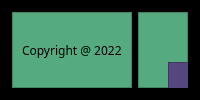
                   <widget class="QFrame" name="frame_23">
                    <property name="styleSheet">
                     <string notr="true">background-color: rgb(0, 0, 0);</string>
                    </property>
                    <property name="frameShape">
                     <enum>QFrame::StyledPanel</enum>
                    </property>
                    <property name="frameShadow">
                     <enum>QFrame::Raised</enum>
                    </property>
                    <layout class="QHBoxLayout" name="horizontalLayout_29">
                     <item>
                      <widget class="QFrame" name="frame_27">
                       <property name="styleSheet">
                        <string notr="true">background-color: rgb(85, 170, 127);</string>
                       </property>
                       <property name="frameShape">
                        <enum>QFrame::StyledPanel</enum>
                       </property>
                       <property name="frameShadow">
                        <enum>QFrame::Raised</enum>
                       </property>
                       <layout class="QVBoxLayout" name="verticalLayout_23">
                        <item>
                         <widget class="QLabel" name="label_38">
                          <property name="font">
                           <font>
                            <family>Comfortaa</family>
                           </font>
                          </property>
                          <property name="text">
                           <string>Copyright @ 2022</string>
                          </property>
                         </widget>
                        </item>
                       </layout>
                      </widget>
                     </item>
                     <item>
                      <widget class="QFrame" name="frame_28">
                       <property name="styleSheet">
                        <string notr="true">background-color: rgb(85, 170, 127);</string>
                       </property>
                       <property name="frameShape">
                        <enum>QFrame::StyledPanel</enum>
                       </property>
                       <property name="frameShadow">
                        <enum>QFrame::Raised</enum>
                       </property>
                       <widget class="QFrame" name="size_grip">
                        <property name="geometry">
                         <rect>
                          <x>30</x>
                          <y>50</y>
                          <width>120</width>
                          <height>80</height>
                         </rect>
                        </property>
                        <property name="styleSheet">
                         <string notr="true">background-color: rgb(85, 70, 127);</string>
                        </property>
                        <property name="frameShape">
                         <enum>QFrame::StyledPanel</enum>
                        </property>
                        <property name="frameShadow">
                         <enum>QFrame::Raised</enum>
                        </property>
                       </widget>
                      </widget>
                     </item>
                    </layout>
                   </widget>
